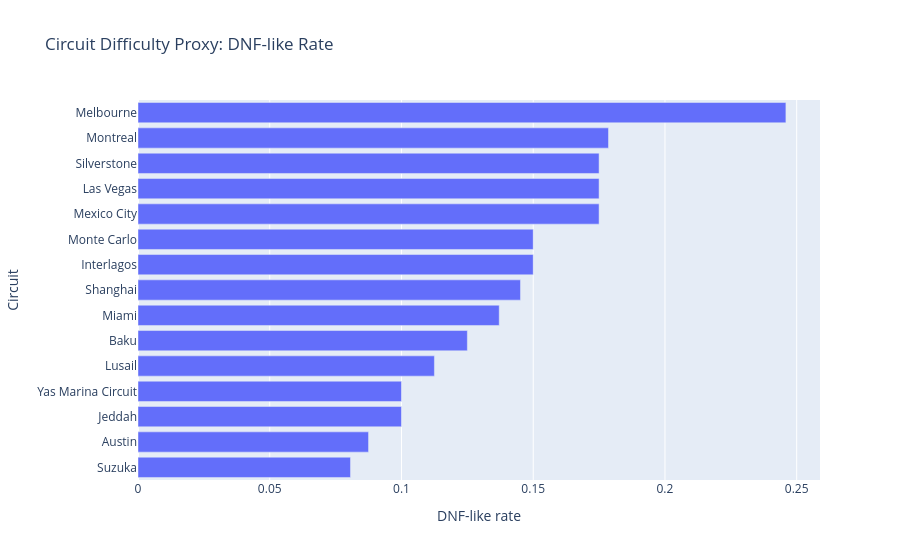

Notebook source saved alongside this figure:
### Code cell
fig = px.bar(
    circuit_difficulty.head(15).sort_values("dnf_rate"),
    x="dnf_rate",
    y="circuit_short_name",
    orientation="h",
    title="Circuit Difficulty Proxy: DNF-like Rate",
    labels={"dnf_rate": "DNF-like rate", "circuit_short_name": "Circuit"},
)
fig.write_html(OUTPUT_CHARTS / "circuit_difficulty.html", include_plotlyjs="cdn")
fig.show()

### Figure 1 — Plotly figure (JSON) as saved in the notebook; plotly's stock layout.template omitted (floating-point values rounded to 4 significant figures)
{"data": [{"hovertemplate": "DNF-like rate=%{x}<br>Circuit=%{y}<extra></extra>", "legendgroup": "", "marker": {"color": "#636efa", "pattern": {"shape": ""}}, "name": "", "orientation": "h", "showlegend": false, "textposition": "auto", "type": "bar", "x": [0.08065, 0.0875, 0.1, 0.1, 0.1125, 0.125, 0.1371, 0.1452, 0.15, 0.15, 0.175, 0.175, 0.175, 0.1786, 0.2459], "xaxis": "x", "y": ["Suzuka", "Austin", "Jeddah", "Yas Marina Circuit", "Lusail", "Baku", "Miami", "Shanghai", "Interlagos", "Monte Carlo", "Mexico City", "Las Vegas", "Silverstone", "Montreal", "Melbourne"], "yaxis": "y"}], "layout": {"barmode": "relative", "legend": {"tracegroupgap": 0}, "title": {"text": "Circuit Difficulty Proxy: DNF-like Rate"}, "xaxis": {"anchor": "y", "domain": [0.0, 1.0], "title": {"text": "DNF-like rate"}}, "yaxis": {"anchor": "x", "domain": [0.0, 1.0], "title": {"text": "Circuit"}}}}
